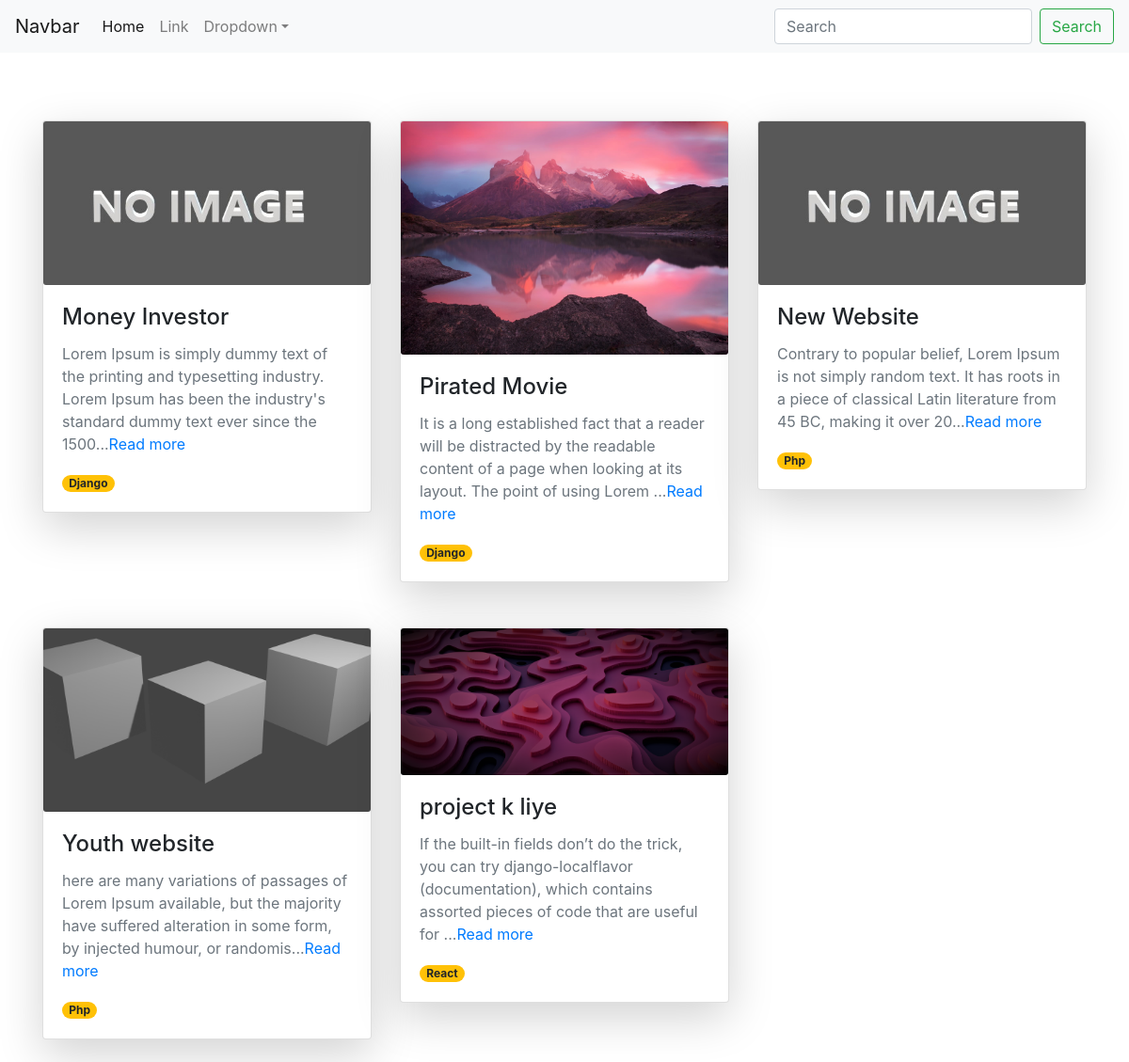
The page / on the database its author committed.
### projects/models.py (models this page shows, shortened)
class Project(models.Model):
    title = models.CharField(max_length=100,default='project')
    description = models.TextField(default='No Description given')
    technology = models.CharField(max_length=50, default='Django')
    img = models.ImageField(upload_to='projects/', default='projects/noimg.jpg')
    class Meta:
        verbose_name = 'Project'
        verbose_name_plural = 'Projects'

### projects/views.py (the view)
# urls.py: path('',project_list_view, name='project'),
def project_list_view(request):
    projectlist = Project.objects.all()
    return render(request,'index.html',context={'projects':projectlist})

### templates/index.html (shortened to what this page needs)
{% extends 'layout/base.html' %}
{% block body %}
    <div class="container mt-5">
        <div class="row">
            {% for item in projects %}
                <div class="col-md-4 my-4">
                    <div class="card shadow-lg">
                        <img class="card-img" src="{{item.img.url}}" alt="{{item.title}}">
                        <div class="card-body">
                            <h4 class="card-title">{{ item.title }}</h4>
                            <p class="text-muted">
                                {{item.description | slice:150}}...<a href="{% url 'project_detail' item.pk %}">Read more</a>
                            </p>
                            <span class="badge badge-pill badge-warning">{{item.technology}}</span>
                        </div>
                    </div>
                </div>
            {% empty %}
                <h1>No Data Available</h1>
            {% endfor %}
        </div>
    </div>
{% endblock body %}

### templates/layout/base.html (shortened to what this page needs)
<!doctype html>
<html lang="en">
  <head>
    <link rel="stylesheet" href="https://stackpath.bootstrapcdn.com/bootstrap/4.3.1/css/bootstrap.min.css">
    <link rel="stylesheet" href="https://use.fontawesome.com/releases/v5.1.1/css/all.css">
</head>
  <body>
    <nav class="navbar navbar-expand-lg navbar-light bg-light">
        <a class="navbar-brand" href="#">Navbar</a>
        <div class="collapse navbar-collapse" id="collapsibleNavId">
            <ul class="navbar-nav mr-auto mt-2 mt-lg-0">
                <li class="nav-item active">
                    <a class="nav-link" href="#">Home <span class="sr-only">(current)</span></a>
                </li>
                <li class="nav-item">
                    <a class="nav-link" href="#">Link</a>
                </li>
                <li class="nav-item dropdown">
                    <a class="nav-link dropdown-toggle" href="#" id="dropdownId" data-toggle="dropdown" aria-haspopup="true" aria-expanded="false">Dropdown</a>
                </li>
            </ul>
            <form class="form-inline my-2 my-lg-0">
                <input class="form-control mr-sm-2" type="text" placeholder="Search">
                <button class="btn btn-outline-success my-2 my-sm-0" type="submit">Search</button>
            </form>
        </div>
    </nav>
    {% block body %}
    {% endblock body %}
</body>
</html>

### rows shown on the page
Project: img (placeholder picture), title "Money Investor", description "Lorem Ipsum is simply dummy text of the printing and typesetting industry. Lorem Ipsum has been the industry's standard dummy text ever since the 1500", technology "Django"
Project: img (picture), title "Pirated Movie", description "It is a long established fact that a reader will be distracted by the readable content of a page when looking at its layout. The point of using Lorem", technology "Django"
Project: img (placeholder picture), title "New Website", description "Contrary to popular belief, Lorem Ipsum is not simply random text. It has roots in a piece of classical Latin literature from 45 BC, making it over 20", technology "Php"
Project: img (picture), title "Youth website", description "here are many variations of passages of Lorem Ipsum available, but the majority have suffered alteration in some form, by injected humour, or randomis", technology "Php"
Project: img (picture), title "project k liye", description "If the built-in fields don’t do the trick, you can try django-localflavor (documentation), which contains assorted pieces of code that are useful for", technology "React"
